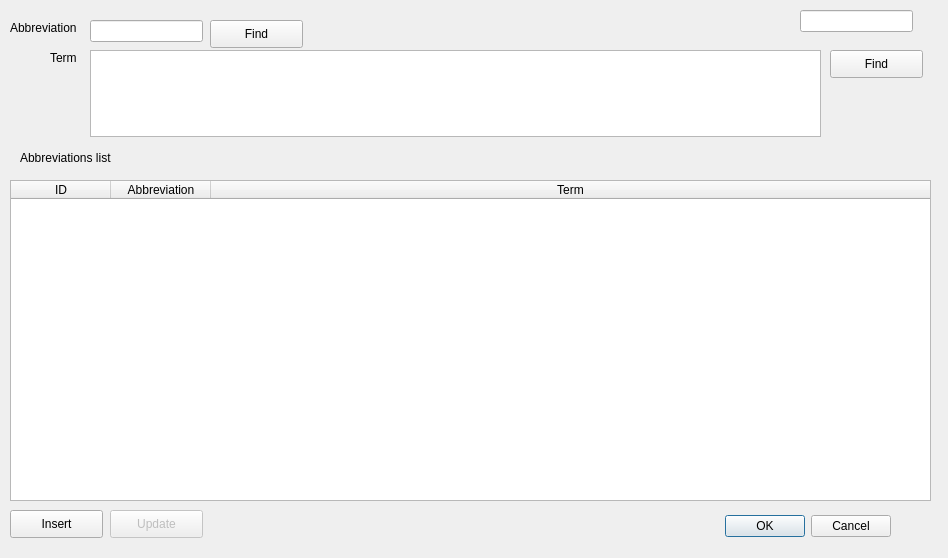
<?xml version="1.0" encoding="UTF-8"?>
<ui version="4.0">
 <class>dlgAbbreviation</class>
 <widget class="QDialog" name="dlgAbbreviation">
  <property name="geometry">
   <rect>
    <x>0</x>
    <y>0</y>
    <width>948</width>
    <height>558</height>
   </rect>
  </property>
  <property name="windowTitle">
   <string>Abbreviation</string>
  </property>
  <widget class="QDialogButtonBox" name="buttonBox">
   <property name="geometry">
    <rect>
     <x>530</x>
     <y>510</y>
     <width>361</width>
     <height>32</height>
    </rect>
   </property>
   <property name="orientation">
    <enum>Qt::Horizontal</enum>
   </property>
   <property name="standardButtons">
    <set>QDialogButtonBox::Cancel|QDialogButtonBox::Ok</set>
   </property>
  </widget>
  <widget class="QTableWidget" name="tableWidgetFetchedAbbreviations">
   <property name="geometry">
    <rect>
     <x>10</x>
     <y>180</y>
     <width>921</width>
     <height>321</height>
    </rect>
   </property>
   <property name="editTriggers">
    <set>QAbstractItemView::NoEditTriggers</set>
   </property>
   <property name="selectionMode">
    <enum>QAbstractItemView::SingleSelection</enum>
   </property>
   <property name="selectionBehavior">
    <enum>QAbstractItemView::SelectRows</enum>
   </property>
   <property name="cornerButtonEnabled">
    <bool>true</bool>
   </property>
   <attribute name="horizontalHeaderShowSortIndicator" stdset="0">
    <bool>false</bool>
   </attribute>
   <attribute name="horizontalHeaderStretchLastSection">
    <bool>true</bool>
   </attribute>
   <column>
    <property name="text">
     <string>ID</string>
    </property>
   </column>
   <column>
    <property name="text">
     <string>Abbreviation</string>
    </property>
   </column>
   <column>
    <property name="text">
     <string>Term</string>
    </property>
   </column>
  </widget>
  <widget class="QPushButton" name="pushButtonFinByTerm">
   <property name="geometry">
    <rect>
     <x>830</x>
     <y>50</y>
     <width>93</width>
     <height>28</height>
    </rect>
   </property>
   <property name="text">
    <string>Find</string>
   </property>
  </widget>
  <widget class="QPushButton" name="pushButtonInsert">
   <property name="geometry">
    <rect>
     <x>10</x>
     <y>510</y>
     <width>93</width>
     <height>28</height>
    </rect>
   </property>
   <property name="text">
    <string>Insert</string>
   </property>
  </widget>
  <widget class="QLabel" name="label_2">
   <property name="geometry">
    <rect>
     <x>50</x>
     <y>50</y>
     <width>31</width>
     <height>16</height>
    </rect>
   </property>
   <property name="text">
    <string>Term</string>
   </property>
  </widget>
  <widget class="QLabel" name="label">
   <property name="geometry">
    <rect>
     <x>10</x>
     <y>20</y>
     <width>81</width>
     <height>16</height>
    </rect>
   </property>
   <property name="text">
    <string>Abbreviation</string>
   </property>
  </widget>
  <widget class="QLineEdit" name="lineEditAbbrev">
   <property name="geometry">
    <rect>
     <x>90</x>
     <y>20</y>
     <width>113</width>
     <height>22</height>
    </rect>
   </property>
  </widget>
  <widget class="QPlainTextEdit" name="plainTextEditTerm">
   <property name="geometry">
    <rect>
     <x>90</x>
     <y>50</y>
     <width>731</width>
     <height>87</height>
    </rect>
   </property>
  </widget>
  <widget class="QPushButton" name="pushButtonFindByAbbrev">
   <property name="geometry">
    <rect>
     <x>210</x>
     <y>20</y>
     <width>93</width>
     <height>28</height>
    </rect>
   </property>
   <property name="text">
    <string>Find</string>
   </property>
  </widget>
  <widget class="QLabel" name="label_3">
   <property name="geometry">
    <rect>
     <x>20</x>
     <y>150</y>
     <width>111</width>
     <height>16</height>
    </rect>
   </property>
   <property name="text">
    <string>Abbreviations list</string>
   </property>
  </widget>
  <widget class="QPushButton" name="pushButtonUpdate">
   <property name="enabled">
    <bool>false</bool>
   </property>
   <property name="geometry">
    <rect>
     <x>110</x>
     <y>510</y>
     <width>93</width>
     <height>28</height>
    </rect>
   </property>
   <property name="text">
    <string>Update</string>
   </property>
   <property name="flat">
    <bool>false</bool>
   </property>
  </widget>
  <widget class="QLineEdit" name="lineEditAbbrevId">
   <property name="geometry">
    <rect>
     <x>800</x>
     <y>10</y>
     <width>113</width>
     <height>22</height>
    </rect>
   </property>
   <property name="readOnly">
    <bool>true</bool>
   </property>
  </widget>
 </widget>
 <resources/>
 <connections>
  <connection>
   <sender>buttonBox</sender>
   <signal>accepted()</signal>
   <receiver>dlgAbbreviation</receiver>
   <slot>accept()</slot>
   <hints>
    <hint type="sourcelabel">
     <x>248</x>
     <y>254</y>
    </hint>
    <hint type="destinationlabel">
     <x>157</x>
     <y>274</y>
    </hint>
   </hints>
  </connection>
  <connection>
   <sender>buttonBox</sender>
   <signal>rejected()</signal>
   <receiver>dlgAbbreviation</receiver>
   <slot>reject()</slot>
   <hints>
    <hint type="sourcelabel">
     <x>316</x>
     <y>260</y>
    </hint>
    <hint type="destinationlabel">
     <x>286</x>
     <y>274</y>
    </hint>
   </hints>
  </connection>
 </connections>
</ui>
